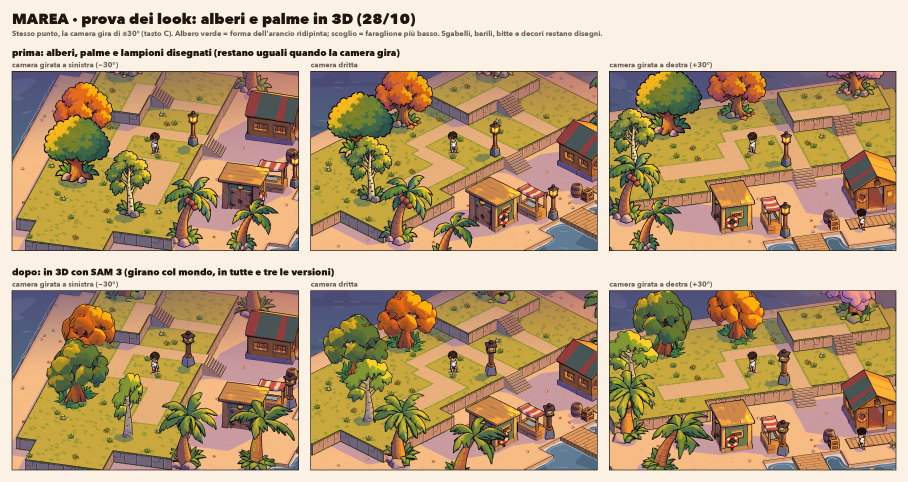
#> input picture concept/_PRIMA_DOPO_alberi.jpg, 2724 x 1446 px, given in place of _PRIMA_DOPO_alberi.jpg.png, which was not available (shown at 1/3 size)
$ python -i foglio_look.py   (imports and definitions only)
#> lines starting #> are read from the running program, lines starting #| are printed output that depends on the picture; pictures that were not available may be replaced by others from this repository, and a replacement may not be noted
#!/usr/bin/env python3
"""Il foglio della prova dei look, tutto alla stessa scala (il protagonista alto uguale in ogni riquadro):
in alto il moodboard nero 1 e il 2.5D di oggi, sotto le tre versioni (inchiostro, pixel, pixel col protagonista
disegnato), poi i primi piani del protagonista e, sotto ogni versione, ore, disegni e crediti.
Le foto vengono dal gioco (window.prova.foto, concept/foto/look_<look>.png a 1440×900 ×2) col protagonista nello stesso
punto; i costi da concept/costi.json.

Uso: <python del venv di fenaki> strumenti/foglio_look.py [uscita.jpg]
"""
import json
import os
import sys
from PIL import Image, ImageDraw, ImageFont

QUI = os.path.dirname(os.path.abspath(__file__))
R = os.path.join(QUI, '..')
FOTO = os.path.join(R, 'concept', 'foto')
MOOD = os.path.expanduser('~/Desktop/JACK/_GITHUB/marea-stile-personaggio/moodboard/gen/mb_N1_scena.png')
OUT = sys.argv[1] if len(sys.argv) > 1 else os.path.join(R, 'concept', '_FOGLIO_prova_look.jpg')
# [1 line not run here, left out]

# scala comune: il protagonista alto ALTO px (nel gioco a 1440×900 ×2 è alto 2,5 × 100,8 = 252 px: ×0,5 → 126)
ALTO = 126
PW, PH = 860, 560          # riquadro grande
ZW, ZH = 300, 330          # primo piano (×2 della scala comune)
CARTA, INCH, GRIGIO = (251, 241, 228), (32, 22, 16), (110, 96, 86)


def font(n, grassetto=False):
#> called with n = 46, grassetto = True
    for f in (['/System/Library/Fonts/Supplemental/Avenir Next.ttc'] if True else []):
        try:
            return ImageFont.truetype(f, n, index=8 if grassetto else 0)
        except Exception:
            pass
    return ImageFont.load_default()


F_T, F_S, F_P = font(46, True), font(26, True), font(21)


def gioco(look):
#> called with look = '../concept/_PRIMA_DOPO_alberi.jpg'
    im = Image.open(os.path.join(FOTO, f'look_{look}.png')).convert('RGB')
#> im is the input picture: PIL image 2724x1446 RGB; mean R, G, B 186, 160.2, 124.6
    s = ALTO / 252
    im = im.resize((round(im.width * s), round(im.height * s)), Image.LANCZOS)
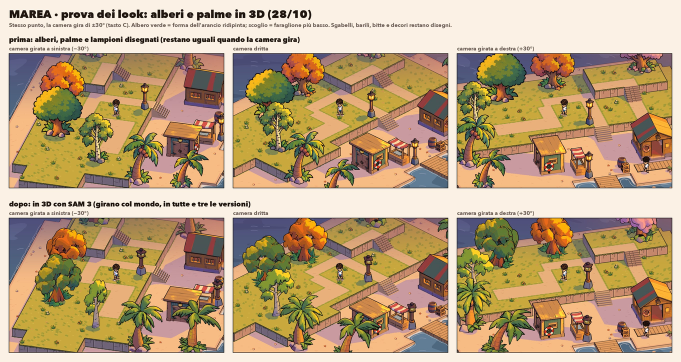
#> im: PIL image 1362x723 RGB (shown at 1/2 size); mean R, G, B 185.8, 160.1, 124.6
    cx, cy = im.width // 2, im.height // 2 - 40   # il protagonista è al centro (la camera lo segue), un po' più su
#> cx = 681; cy = 321
    grande = im.crop((cx - PW // 2, cy - PH // 2, cx + PW // 2, cy + PH // 2))
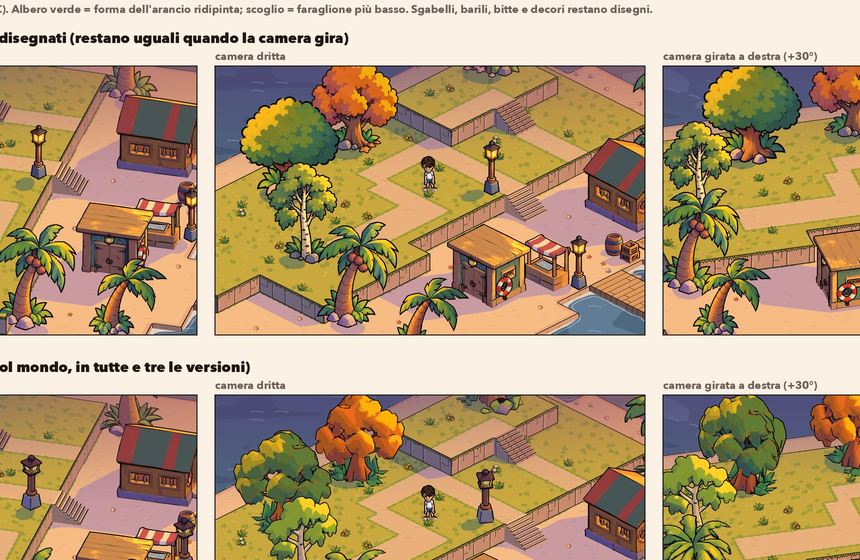
#> grande: PIL image 860x560 RGB; mean R, G, B 180, 154.4, 119
    vicino = im.crop((cx - ZW // 4, cy - 10 - ZH // 4 - 20, cx + ZW // 4, cy - 10 + ZH // 4 - 20)).resize((ZW, ZH), Image.NEAREST)
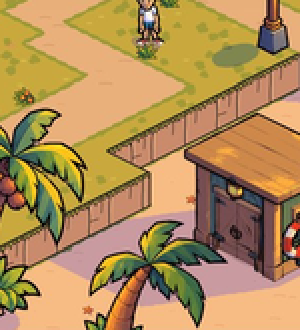
#> vicino: PIL image 300x330 RGB; mean R, G, B 178.4, 141.4, 88.5
    return grande, vicino


def moodboard():
    im = Image.open(MOOD).convert('RGB')
    s = ALTO / 150                                  # nel moodboard lui è alto ~150 px su 1024
    im = im.resize((round(im.width * s), round(im.height * s)), Image.LANCZOS)
    cx, cy = round(945 * s), round(535 * s)
    grande = im.crop((cx - PW // 2, cy - PH // 2, cx + PW // 2, cy + PH // 2))
    vicino = im.crop((cx - ZW // 4, cy - ZH // 4 - 20, cx + ZW // 4, cy + ZH // 4 - 20)).resize((ZW, ZH), Image.LANCZOS)
    return grande, vicino


def main():
    righe = [[('moodboard nero 1 (immagine AI, 26/10)', *moodboard(), None),
              ('il 2.5D di oggi (tutto disegnato)', *gioco('disegni'), costi.get('disegni'))],
             [('inchiostro (3D, contorni neri)', *gioco('inchiostro'), costi.get('inchiostro')),
              ('pixel (3D a pixel fini)', *gioco('pixel'), costi.get('pixel')),
              ('pixel + protagonista disegnato (Riccardo)', *gioco('sprite'), costi.get('sprite'))]]
    M, TESTO = 40, 230
    W = M + 3 * (PW + M)
    H = 170 + 2 * (60 + PH + 20 + TESTO) + 40
    fo = Image.new('RGB', (W, H), CARTA)
    d = ImageDraw.Draw(fo)
    d.text((M, 30), 'MAREA · la prova dei look: lo stesso porto, tre motori', font=F_T, fill=INCH)
    d.text((M, 96), costi.get('sottotitolo', ''), font=F_P, fill=GRIGIO)
    y = 170
    for riga in righe:
        x = M
        for titolo, grande, vicino, c in riga:
            d.text((x, y), titolo, font=F_S, fill=INCH)
            fo.paste(grande, (x, y + 44))
            d.rectangle((x - 1, y + 43, x + PW, y + 44 + PH), outline=INCH, width=2)
            # primo piano in basso a destra dentro il riquadro
            fo.paste(vicino, (x + PW - ZW - 10, y + 44 + PH - ZH - 10))
            d.rectangle((x + PW - ZW - 11, y + 44 + PH - ZH - 11, x + PW - 10, y + 44 + PH - 10), outline=INCH, width=3)
            ty = y + 44 + PH + 14
            for r in (c or {}).get('righe', []):
                d.text((x, ty), r, font=F_P, fill=INCH if r.startswith('·') is False else GRIGIO)
                ty += 30
            x += PW + M
        y += 60 + PH + 20 + TESTO
    fo.save(OUT, quality=88)
    print(OUT, fo.size)


# [1 line not run here, left out]

>>> result = gioco('../concept/_PRIMA_DOPO_alberi.jpg')
